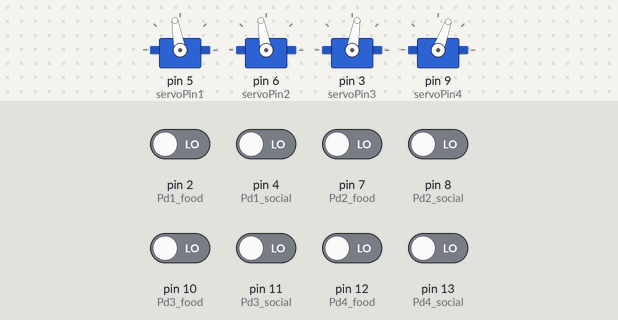
This sketch was run on a simulated Arduino Uno, built with avr-gcc and run on an emulated ATmega328P. Parts: 4 × servo. Inputs (shaded band) come from the test bench; at power-on: pin 2 (Pd1_food), pin 4 (Pd1_social), pin 7 (Pd2_food), pin 8 (Pd2_social), pin 10 (Pd3_food), pin 11 (Pd3_social), pin 12 (Pd4_food), pin 13 (Pd4_social) LOW.

Above: at 7.2 s.
7.3 s: pin 2 (Pd1_food) driven HIGH
At 8.1 s:
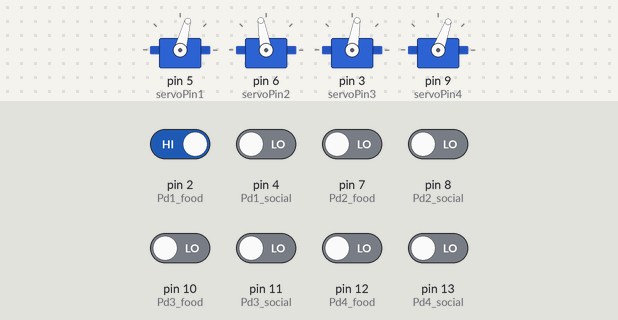
8.8 s: pin 7 (Pd2_food) driven HIGH
At 9.2 s:
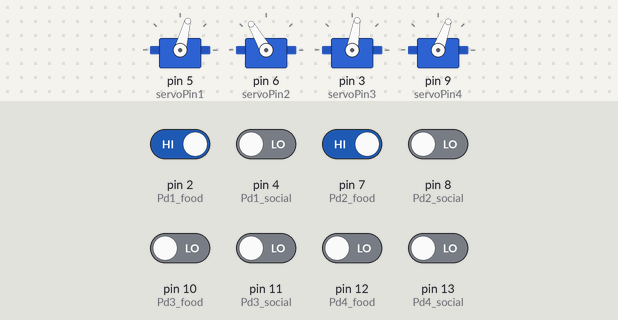
10.3 s: pin 10 (Pd3_food) driven HIGH
At 11.5 s:
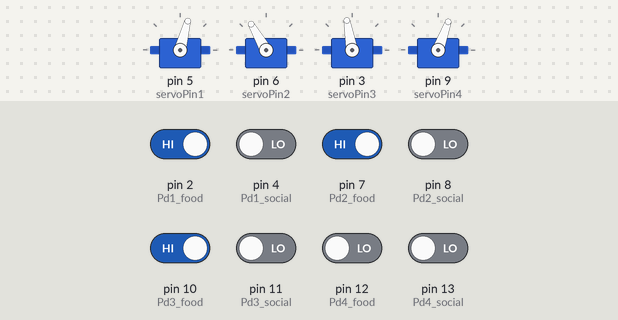
11.8 s: pin 8 (Pd2_social) driven HIGH
14.8 s: pin 4 (Pd1_social) driven HIGH
17.8 s: pin 12 (Pd4_food) driven HIGH
At 18.3 s:
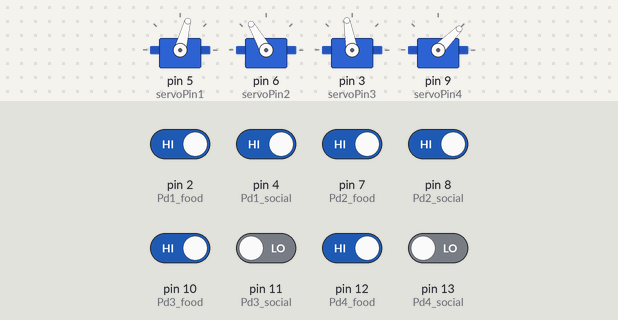
Timing chart, 0 to 20.3 s (numbered marks = the images above; inputs shaded):
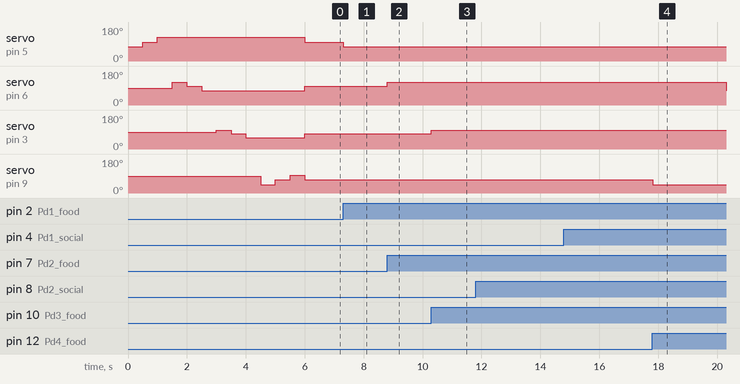

The sketch:

Arduino_door_control.ino
```cpp
#include<Servo.h>
Servo servo1;     // Servo 1
#include<Servo.h>
Servo servo2;
#include<Servo.h>
Servo servo3;
#include<Servo.h>
Servo servo4;

const int servoPin1 = 5;      // output to servos 1-4
const int servoPin2 = 6;
const int servoPin3 = 3;
const int servoPin4 = 9;
int d1_f=LOW;

                           //servo positions; calibrate manually
//SERVO 1
const int d1_food = 75;
const int d1_social = 125;
const int d1_close = 100;

//SERVO 2
const int d2_food = 120;
const int d2_social = 75;
const int d2_close = 100;

//SERVO 3
const int d3_food = 100;
const int d3_social = 60;
const int d3_close = 80;

//SERVO 4
const int d4_food = 45;
const int d4_social = 95;
const int d4_close = 70;

// input commands from Pi
const int Pd1_food = 2;
const int Pd1_social = 4;

const int Pd2_food = 7;
const int Pd2_social = 8;

const int Pd3_food = 10;
const int Pd3_social = 11;

const int Pd4_food = 12;
const int Pd4_social = 13;

void setup() {
  // put your setup code here, to run once:

//check door operation
servo1.attach(servoPin1);
servo1.write(d1_food);
delay(500);
servo1.write(d1_close);
delay(500);
servo1.write(d1_social);
delay(500);

servo2.attach(servoPin2);
servo2.write(d2_food);
delay(500);
servo2.write(d2_close);
delay(500);
servo2.write(d2_social);
delay(500);

servo3.attach(servoPin3);
servo3.write(d3_food);
delay(500);
servo3.write(d3_close);
delay(500);
servo3.write(d3_social);
delay(500);

servo4.attach(servoPin4);
servo4.write(d4_food);
delay(500);
servo4.write(d4_close);
delay(500);
servo4.write(d4_social);
delay(500);

pinMode(Pd1_food, INPUT);// input commands from Pi
pinMode(Pd1_social, INPUT);
pinMode(Pd2_food, INPUT);
pinMode(Pd2_social, INPUT);
pinMode(Pd3_food, INPUT);// input commands from Pi
pinMode(Pd3_social, INPUT);
pinMode(Pd4_food, INPUT);
pinMode(Pd4_social, INPUT);

servo1.write(d1_close);
servo2.write(d2_close);
servo3.write(d3_close);
servo4.write(d4_close);

Serial.begin(9600);
}

void loop() {
  // put your main code here, to run repeatedly:

//SERVO 1

if ((digitalRead(Pd1_social) == HIGH)) {
  servo1.write(d1_social);
  }
if ((digitalRead(Pd1_food) == HIGH)) {
  servo1.write(d1_food);
  }
if ((digitalRead(Pd1_food) == LOW) && (digitalRead(Pd1_social) == LOW)) {
    servo1.write(d1_close);
  }

//SERVO 2
if ((digitalRead(Pd2_social) == HIGH)) {
  servo2.write(d2_social);
  }
if ((digitalRead(Pd2_food) == HIGH)) {
  servo2.write(d2_food);
  }
if ((digitalRead(Pd2_food) == LOW) && (digitalRead(Pd2_social) == LOW)) {
    servo2.write(d2_close);
  }

//SERVO 3
if ((digitalRead(Pd3_social) == HIGH)) {
  servo3.write(d3_social);
  }
if ((digitalRead(Pd3_food) == HIGH)) {
  servo3.write(d3_food);
  }
if ((digitalRead(Pd3_food) == LOW) && (digitalRead(Pd3_social) == LOW)) {
  servo3.write(d3_close);
  }

//SERVO 4
if ((digitalRead(Pd4_social) == HIGH)) {
  servo4.write(d4_social);
  }
if ((digitalRead(Pd4_food) == HIGH)) {
  servo4.write(d4_food);
  }
if ((digitalRead(Pd4_food) == LOW) && (digitalRead(Pd4_social) == LOW)) {
  servo4.write(d4_close);
  }

}
```

Measured:
- after the input at 7.3 s, servo on pin 5 (servoPin1): 100° → 75° at once
- after the input at 8.8 s, servo on pin 6 (servoPin2): 100° → 120° at once
- after the input at 10.3 s, servo on pin 3 (servoPin3): 80° → 100° at once
- after the input at 11.8 s, every drawn part: stays the same
- after the input at 14.8 s, every drawn part: stays the same
- after the input at 17.8 s, servo on pin 9 (servoPin4): 70° → 45° at once
